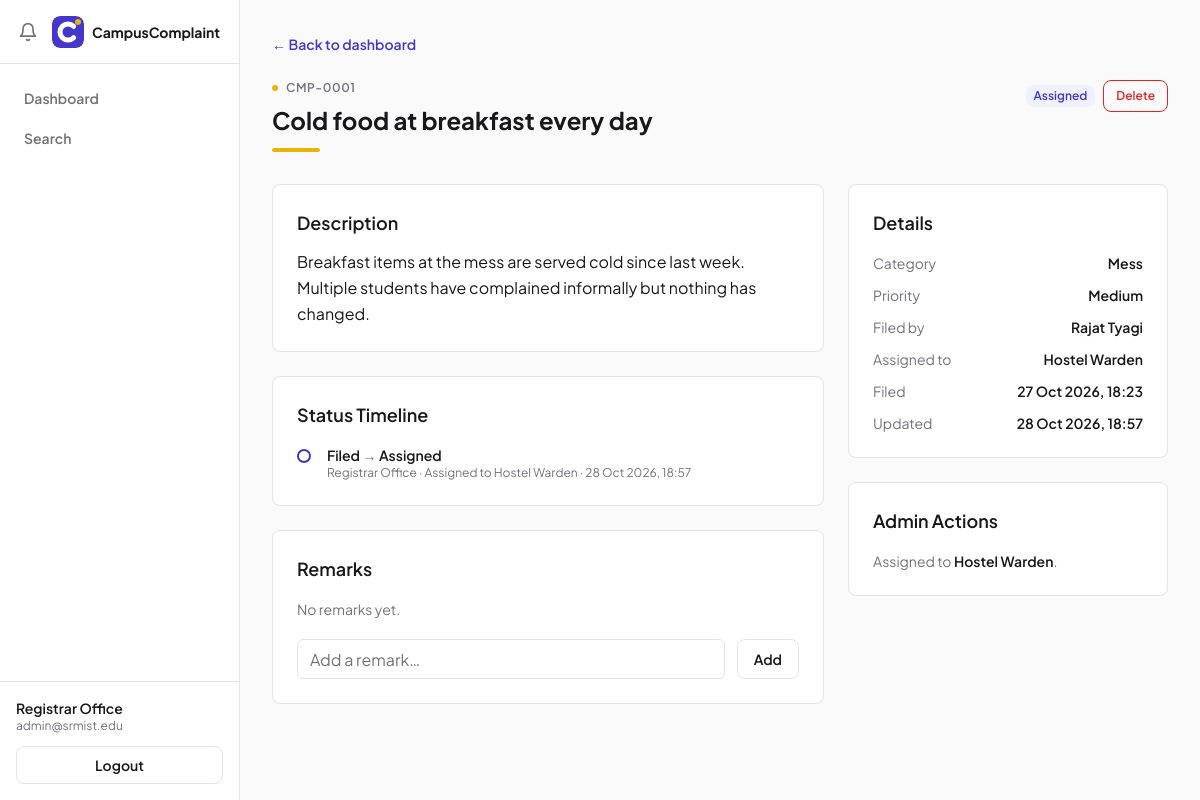
Page /complaints/CMP-0001/ (signed in) on the committed database.
### complaints/models.py (models this page shows, shortened)
class User(AbstractUser):
    class Role(models.TextChoices):
        STUDENT = "STUDENT", "Student"
        ADMIN = "ADMIN", "Admin"
        DEPARTMENT = "DEPARTMENT", "Department"
    username = models.CharField(max_length=150, unique=True, blank=True)
    name = models.CharField(max_length=120)
    email = models.EmailField(unique=True)
    role = models.CharField(
        max_length=20,
        choices=Role.choices,
        default=Role.STUDENT,
    )
    department = models.CharField(
        max_length=80,
        blank=True,
        help_text="Only used for department accounts (e.g. Mess, Hostel).",
    )
    objects = UserManager()
    USERNAME_FIELD = "email"
    REQUIRED_FIELDS = []
    @property
    def is_student(self):
        return self.role == self.Role.STUDENT
    @property
    def is_department(self):
        return self.role == self.Role.DEPARTMENT
    @property
    def is_administrator(self):
        return self.role == self.Role.ADMIN

class Complaint(models.Model):
    class Category(models.TextChoices):
        MESS = "MESS", "Mess"
        HOSTEL = "HOSTEL", "Hostel"
        ACADEMICS = "ACADEMICS", "Academics"
        INFRASTRUCTURE = "INFRASTRUCTURE", "Infrastructure"
        OTHERS = "OTHERS", "Others"
    class Priority(models.TextChoices):
        LOW = "LOW", "Low"
        MEDIUM = "MEDIUM", "Medium"
        HIGH = "HIGH", "High"
        URGENT = "URGENT", "Urgent"
    class Status(models.TextChoices):
        FILED = "FILED", "Filed"
        ASSIGNED = "ASSIGNED", "Assigned"
        IN_PROGRESS = "IN_PROGRESS", "In Progress"
        RESOLVED = "RESOLVED", "Resolved"
        CLOSED = "CLOSED", "Closed"
        REOPENED = "REOPENED", "Reopened"
    ALLOWED_TRANSITIONS = {
        Status.FILED: {Status.ASSIGNED},
        Status.ASSIGNED: {Status.IN_PROGRESS},
        Status.IN_PROGRESS: {Status.RESOLVED},
        Status.RESOLVED: {Status.CLOSED, Status.IN_PROGRESS},
        Status.CLOSED: {Status.REOPENED},
        Status.REOPENED: {Status.IN_PROGRESS},
    }
    number = models.CharField(max_length=12, unique=True, editable=False, blank=True)
    title = models.CharField(max_length=120)
    description = models.TextField()
    category = models.CharField(max_length=20, choices=Category.choices)
    priority = models.CharField(
        max_length=10,
        choices=Priority.choices,
        default=Priority.MEDIUM,
    )
    status = models.CharField(
        max_length=20,
        choices=Status.choices,
        default=Status.FILED,
    )
    created_by = models.ForeignKey(
        User,
        on_delete=models.PROTECT,
        related_name="filed_complaints",
    )
    assigned_to = models.ForeignKey(
        User,
        on_delete=models.SET_NULL,
        null=True,
        blank=True,
        related_name="assigned_complaints",
    )
    created_at = models.DateTimeField(default=timezone.now)
    updated_at = models.DateTimeField(default=timezone.now)
    closed_at = models.DateTimeField(null=True, blank=True)
    class Meta:
        ordering = ["-updated_at"]

class StatusEvent(models.Model):
    complaint = models.ForeignKey(
        Complaint,
        on_delete=models.CASCADE,
        related_name="history",
    )
    from_status = models.CharField(max_length=20, choices=Complaint.Status.choices)
    to_status = models.CharField(max_length=20, choices=Complaint.Status.choices)
    actor = models.ForeignKey(
        User,
        on_delete=models.SET_NULL,
        null=True,
        related_name="status_events",
    )
    actor_name = models.CharField(max_length=120)
    note = models.CharField(max_length=255, blank=True)
    created_at = models.DateTimeField(default=timezone.now)
    class Meta:
        ordering = ["created_at"]

### complaints/views.py (the view)
@login_required
def complaint_detail(request, number):
    complaint = get_object_or_404(
        Complaint.objects.select_related("created_by", "assigned_to"),
        number__iexact=number,
    )
    user = request.user
    is_owner = user.is_student and complaint.created_by_id == user.id
    is_assigned_department = (
        user.is_department and complaint.assigned_to_id == user.id
    )
    context = {
        "c": complaint,
        "departments": services.department_accounts() if user.is_administrator else None,
        "assign_form": AssignForm(),
        "remark_form": RemarkForm(),
        "resolution_form": ResolutionForm(),
        "reject_form": RejectForm(),
        "is_owner": is_owner,
        "is_assigned_department": is_assigned_department,
        "can_assign": user.is_administrator
        and complaint.status == Complaint.Status.FILED,
        "can_start": is_assigned_department
        and complaint.status in {Complaint.Status.ASSIGNED, Complaint.Status.REOPENED},
        "can_resolve": is_assigned_department
        and complaint.status == Complaint.Status.IN_PROGRESS,
        "can_accept": is_owner and complaint.status == Complaint.Status.RESOLVED,
        "can_reject": is_owner and complaint.status == Complaint.Status.RESOLVED,
        "can_reopen": is_owner and complaint.can_reopen,
        "can_edit": services.can_edit(user, complaint),
        "can_delete": services.can_delete(user, complaint),
        "active": "",
    }
    return render(request, "complaints/detail.html", context)

### complaints/forms.py (shortened to what this page needs)
class AssignForm(forms.Form):
    department = DepartmentChoiceField(
        queryset=User.objects.none(),
        label="Department",
        empty_label="Select a department",
        widget=forms.Select(attrs={"class": SELECT_CLASS}),
    )
    def __init__(self, *args, **kwargs):
        super().__init__(*args, **kwargs)
        self.fields["department"].queryset = User.objects.filter(
            role=User.Role.DEPARTMENT
        ).order_by("department", "name")

class RemarkForm(forms.Form):
    text = forms.CharField(
        max_length=500,
        widget=forms.TextInput(
            attrs={
                "class": INPUT_CLASS,
                "placeholder": "Add a remark…",
            }
        ),
    )

### complaints/context_processors.py (called while the page is built)
def navigation(request):
    if not request.user.is_authenticated:
        return {}
    notifications = request.user.notifications.select_related("complaint")[:6]
    unread_count = request.user.notifications.filter(is_read=False).count()
    return {
        "nav_notifications": notifications,
        "unread_count": unread_count,
    }

### complaints/services.py (called while the page is built)
def can_edit(actor, complaint):
    return (
        actor.is_student
        and complaint.created_by_id == actor.id
        and complaint.status == Complaint.Status.FILED
    )

def can_delete(actor, complaint):
    return actor.is_administrator or can_edit(actor, complaint)

def department_accounts():
    return User.objects.filter(role=User.Role.DEPARTMENT).order_by("department", "name")

### complaints/templates/complaints/detail.html (shortened to what this page needs)
{% extends "base.html" %}
{% block content %}
<div class="mb-6">
    <a href="{% url 'home' %}" class="text-sm font-semibold text-primary hover:underline">&larr; Back to dashboard</a>
</div>
<div class="mb-8 flex flex-wrap items-start justify-between gap-4">
    <div>
        <div class="mb-2 flex items-center gap-2 text-xs font-semibold uppercase tracking-wider text-muted">
            <span class="h-1.5 w-1.5 rounded-full bg-accent"></span>
            <span>{{ c.number }}</span>
        </div>
        <h1 class="text-2xl font-bold text-ink">{{ c.title }}</h1>
        <div class="mt-3 h-1 w-12 rounded-full bg-accent"></div>
    </div>
    <div class="flex flex-wrap items-center gap-2">
        {% include "fragments/badge.html" with status=c.status label=c.get_status_display %}
        {% if can_delete %}
        <a href="{% url 'complaint_delete' c.number %}"
           class="inline-flex h-8 items-center rounded-lg border border-danger px-3 text-xs font-semibold text-danger transition hover:bg-danger/5">Delete</a>
        {% endif %}
    </div>
</div>
<div class="grid gap-6 lg:grid-cols-[1fr_320px]">
    <div class="space-y-6">
        <div class="rounded-lg border border-border bg-card p-6">
            <h2 class="mb-3 text-lg font-semibold text-ink">Description</h2>
            <p class="whitespace-pre-wrap text-base leading-relaxed text-ink">{{ c.description }}</p>
        </div>
        <div class="rounded-lg border border-border bg-card p-6">
            <h2 class="mb-4 text-lg font-semibold text-ink">Status Timeline</h2>
            <ol class="space-y-4">
                {% for e in c.history.all %}
                <li class="relative flex gap-4 pb-4 last:pb-0">
                    <span class="relative z-10 mt-1 h-3.5 w-3.5 shrink-0 rounded-full border-2 border-primary bg-card"></span>
                    <div>
                        <div class="text-sm font-semibold text-ink">
                            <span>{{ e.get_from_status_display }}</span>
                            <span class="text-muted">&rarr;</span>
                            <span>{{ e.get_to_status_display }}</span>
                        </div>
                        <div class="text-xs text-muted">
                            <span>{{ e.actor_name }}</span>
                            {% if e.note %}<span> · {{ e.note }}</span>{% endif %}
                            <span> · </span><span>{{ e.created_at|date:"d M Y, H:i" }}</span>
                        </div>
                    </div>
                </li>
                {% empty %}
                <li class="text-sm text-muted">No transitions yet.</li>
                {% endfor %}
            </ol>
        </div>
        <div class="rounded-lg border border-border bg-card p-6">
            <h2 class="mb-4 text-lg font-semibold text-ink">Remarks</h2>
            <div class="mb-5 space-y-3">
                {% for r in c.remarks.all %}
                <div class="rounded-lg border border-border bg-page p-4">
                    <div class="mb-1 flex items-center justify-between">
                        <span class="text-sm font-semibold text-ink">
                            <span>{{ r.author_name }}</span>
                            <span class="ml-2 rounded-lg bg-surface px-2 py-0.5 text-xs font-semibold text-primary">{{ r.author_role }}</span>
                        </span>
                        <span class="text-xs text-muted">{{ r.created_at|date:"d M Y, H:i" }}</span>
                    </div>
                    <p class="text-sm text-ink">{{ r.text }}</p>
                </div>
                {% empty %}
                <div class="text-sm text-muted">No remarks yet.</div>
                {% endfor %}
            </div>
            <form action="{% url 'add_remark' c.number %}" method="post" class="flex gap-3">
                {{ remark_form.text }}
                <button type="submit"
                        class="h-10 rounded-lg border border-border px-4 text-sm font-semibold text-ink transition hover:bg-page">Add</button>
            </form>
        </div>
    </div>
    <div class="space-y-6">
        <div class="rounded-lg border border-border bg-card p-6">
            <h2 class="mb-4 text-lg font-semibold text-ink">Details</h2>
            <dl class="space-y-3 text-sm">
                <div class="flex justify-between gap-3">
                    <dt class="text-muted">Category</dt>
                    <dd class="font-semibold text-ink">{{ c.get_category_display }}</dd>
                </div>
                <div class="flex justify-between gap-3">
                    <dt class="text-muted">Priority</dt>
                    <dd class="font-semibold text-ink">{{ c.get_priority_display }}</dd>
                </div>
                <div class="flex justify-between gap-3">
                    <dt class="text-muted">Filed by</dt>
                    <dd class="font-semibold text-ink">{{ c.created_by.name }}</dd>
                </div>
                <div class="flex justify-between gap-3">
                    <dt class="text-muted">Assigned to</dt>
                    <dd class="font-semibold text-ink">{{ c.assigned_to.name|default:"Not assigned" }}</dd>
                </div>
                <div class="flex justify-between gap-3">
                    <dt class="text-muted">Filed</dt>
                    <dd class="font-semibold text-ink">{{ c.created_at|date:"d M Y, H:i" }}</dd>
                </div>
                <div class="flex justify-between gap-3">
                    <dt class="text-muted">Updated</dt>
                    <dd class="font-semibold text-ink">{{ c.updated_at|date:"d M Y, H:i" }}</dd>
                </div>
            </dl>
        </div>
        {% if user.is_administrator %}
        <div class="rounded-lg border border-border bg-card p-6">
            <h2 class="mb-4 text-lg font-semibold text-ink">Admin Actions</h2>
            {% if can_assign %}
            <form action="{% url 'assign_complaint' c.number %}" method="post" class="space-y-3">
                {% csrf_token %}
                {{ assign_form.department }}
                <button type="submit"
                        class="h-10 w-full rounded-lg bg-primary px-4 text-sm font-semibold text-white transition hover:bg-primary-hover">Assign</button>
            </form>
            {% else %}
            <p class="text-sm text-muted">
                {% if c.assigned_to %}
                Assigned to <span class="font-semibold text-ink">{{ c.assigned_to.name }}</span>.
                {% else %}
                Only newly filed complaints can be assigned.
                {% endif %}
            </p>
            {% endif %}
        </div>
        {% endif %}
    </div>
</div>
{% endblock %}

### complaints/templates/fragments/sidebar.html (shortened to what this page needs)
{% load static %}
<nav id="sidebarNav" class="fixed inset-y-0 left-0 z-40 flex w-60 -translate-x-full flex-col border-r border-border bg-card transition-transform duration-200 ease-out lg:translate-x-0">
    <div class="relative flex h-16 items-center gap-2 border-b border-border px-3">
        <button type="button" id="notifToggle" aria-label="Notifications"
                class="relative hidden h-8 w-8 shrink-0 items-center justify-center rounded-lg text-muted transition hover:bg-page hover:text-ink lg:flex">
            <svg xmlns="http://www.w3.org/2000/svg" viewBox="0 0 24 24" fill="none" stroke="currentColor"
                 stroke-width="2" stroke-linecap="round" stroke-linejoin="round" class="h-5 w-5">
                <path d="M6 8a6 6 0 0 1 12 0c0 7 3 9 3 9H3s3-2 3-9"></path>
                <path d="M10.3 21a1.94 1.94 0 0 0 3.4 0"></path>
            </svg>
        </button>
        <img src="{% static 'img/logo-mark.svg' %}" alt="CampusComplaint" class="h-8 w-8 shrink-0 rounded-lg">
        <span class="min-w-0 truncate text-sm font-bold text-ink">CampusComplaint</span>
    </div>
    <div class="flex-1 space-y-1 px-3 py-4">
        {% if user.is_student %}
        <a href="{% url 'dashboard_student' %}"
           class="block rounded-lg px-3 py-2 text-sm font-semibold transition {% if active == 'dashboard' %}bg-surface text-primary{% else %}text-muted hover:bg-page hover:text-ink{% endif %}">Dashboard</a>
        {% elif user.is_administrator %}
        <a href="{% url 'dashboard_admin' %}"
           class="block rounded-lg px-3 py-2 text-sm font-semibold transition {% if active == 'dashboard' %}bg-surface text-primary{% else %}text-muted hover:bg-page hover:text-ink{% endif %}">Dashboard</a>
        {% else %}
        <a href="{% url 'dashboard_department' %}"
           class="block rounded-lg px-3 py-2 text-sm font-semibold transition {% if active == 'dashboard' %}bg-surface text-primary{% else %}text-muted hover:bg-page hover:text-ink{% endif %}">My Queue</a>
        {% endif %}
        <a href="{% url 'search' %}"
           class="block rounded-lg px-3 py-2 text-sm font-semibold transition {% if active == 'search' %}bg-surface text-primary{% else %}text-muted hover:bg-page hover:text-ink{% endif %}">Search</a>
    </div>
    <div class="border-t border-border px-4 py-4">
        <div class="text-sm font-semibold text-ink">{{ user.name }}</div>
        <div class="mb-3 text-xs text-muted">{{ user.email }}</div>
        <form method="post" action="{% url 'logout' %}">
            <button type="submit"
                    class="block w-full rounded-lg border border-border px-3 py-2 text-center text-sm font-semibold text-ink transition hover:bg-page">Logout</button>
        </form>
    </div>
</nav>

### rows in the picture
User: name "Registrar Office", email "admin@srmist.edu"
Complaint: number "CMP-0001", title "Cold food at breakfast every day", description "Breakfast items at the mess are served cold since last week. Multiple students have complained informally but nothing has changed.", category "Mess", priority "Medium", created_by.name "Rajat Tyagi", assigned_to.name "Hostel Warden", created_at "27 Oct 2026, 18:23", updated_at "28 Oct 2026, 18:57"
StatusEvent: from_status "Filed", to_status "Assigned", actor_name "Registrar Office", note "Assigned to Hostel Warden", created_at "28 Oct 2026, 18:57"

### other values in the picture
{{ label }} "Assigned"
